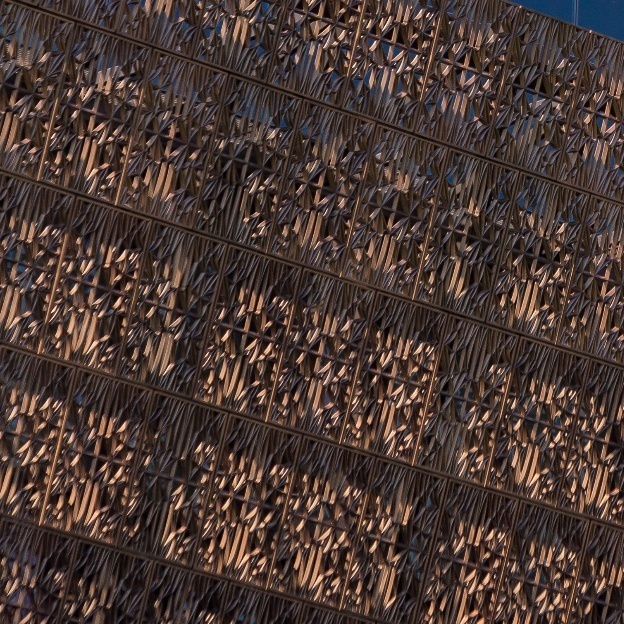
#> input picture in_dir/sa_260510_1_Score_5927_TileSize39_Texture.jpg, 624 x 624 px; its folder holds only this picture in this run
$ python convert_folder.py
#> lines starting #> are read from the running program, lines starting #| are printed output that depends on the picture; after the words box and inside, x2 and y2 are one past the last pixel; in counts of white or black regions, pixels touching at a corner belong together
#> further down, im is the input picture: shape (624, 624, 3); mean B, G, R 52.3, 57.3, 74.3
# Take an image of a texture and change the boundary of the image so the texture will be tileable in seamless way
# meaning when the textures image tiled one next to each there will be no seam line
# The stitiching  follow the image native topology

# Basically merge the two opposite sides of the image by using one of the image main patterns (i.e) intensity to decide which side
# of the image to prefer in each point.
# This create a stitching pattern that follows the image native texture and as a result less conspicuous


import os.path
import cv2
import numpy as np
import argparse

######### input parameters##########################################################################################
def parse_arguments():
    parser = argparse.ArgumentParser(description="turn texture image to seamless/tilable ")

    # Positional arguments for input and output directories
    parser.add_argument('--input_dir', type=str,default=r"in_dir/", help="Input folder with images to turn seamless")

    parser.add_argument('--out_dir', type=str,default=r"out_seamless/", help="Directory where output will be saved")

    # Optional arguments
    parser.add_argument('--gap', type=float, default=60,
                        help="The size of the region on the image border that will be used for blending in precentage or pixels (default: 0.12/60), if  this number is smaller then one use it as fraction of the image size, the larger this will be the smoother the blending but it will also crop the image, making it smaller")

    parser.add_argument('--min_ratio', type=float, default=0.2,
                        help="Used to ensure the blending is balanced (default: 0.2)")

    parser.add_argument('--blurring', type=int, default=3, choices=range(1, 10, 2),
                        help="Size of Gaussian blur to make merging softer. Use odd numbers only. (default: 3)")

    parser.add_argument('--display',  type=bool, default=False,
                        help="Display step by step for debugging (default: False)")

    parser.add_argument('--maintain_size', type=bool, default=False,
                        help="maintain the image original size, if this is true resize  the image in the end of the process to match its original size")

    args = parser.parse_args()

    # Validate directory paths
    if not os.path.isdir(args.input_dir):
        parser.error(f"Input directory does not exist: {args.input_dir}")

    return args


############################display topology #########################################################################
# [16 lines left out: functions display_topology, display_im, not called in this run]
############# make texture seamless on the vertical boundaries######################################################################################
def tile_vertically(im,gap,blur=3,min_ratio=0.2,display=False):
    # ------ vertical  blending----------------------------------------

    #  cut the two opposite sides of the image and substract them (pixel wise)  use the results as a topology map
#> called with gap = 60, blur = 3, min_ratio = 0.2, display = False
    vl = im.mean(2).astype(np.float32)
    dfx = vl[:gap] - vl[-gap:]
    if display: display_topology(dfx,"topology")
    # make sure the topology is balanced
    while ((dfx > 0).mean() < min_ratio): dfx += 0.5
#> this loop made 0 passes
    while ((dfx < 0).mean() < min_ratio): dfx -= 0.5
    if  ((dfx > 0).mean() < min_ratio): return  im # smooth boundary no need to modify

    # turn topology map to binary map (this will be use to decide wich part of the two image sides to prefer in each point)
    bn_map = (dfx > 0).astype(np.uint8) * 255
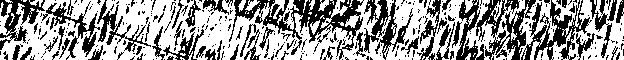
#> bn_map: shape (60, 624); 59.9% white; 320 black regions (258 under 20 px), largest, box (x1, y1, x2, y2) and area: (229, 0, 364, 60) 2419, (476, 0, 536, 60) 1505, (521, 0, 592, 60) 1474
    trans_maps = [bn_map]
    tmp_map = bn_map.copy()
    if display: display_topology(tmp_map)
    # dilate binary map  the more you get to one side of the merging zone the more  full the map will be
    while (tmp_map.min() == 0):
        tmp_map = cv2.dilate(tmp_map, np.ones([3, 3], np.uint8))
        trans_maps.insert(0, tmp_map.copy())
#> this loop made 4 passes
#> tmp_map: shape (60, 624); every value is 255
#> after the loop, trans_maps = 5 items
    if display: display_topology(tmp_map,"dilating")

    tmp_map = bn_map.copy()
    # erode binary map  the more you get to the other side of the merging zone the more  empty the map will be
    while (tmp_map.max() > 0):
        tmp_map = cv2.erode(tmp_map, np.ones([3, 3], np.uint8))
        trans_maps.append(tmp_map.copy())
        if display: display_topology(tmp_map, "eroding")
#> this loop made 6 passes
#> tmp_map: shape (60, 624); every value is 0
#> after the loop, trans_maps = 11 items
    #  for mp in trans_maps: display_topology(mp, "maps")

    # trans_maps=np.asarray(trans_maps)
    num_maps = len(trans_maps)
#> num_maps = 11

    final_topology = []
    # Create transformation map that will be use to map the boundary the fully dilated in one side and fully erode in the other
    for i in range(gap):
        topology_indx = int(np.round(i * num_maps / gap))
        #   print(topology_indx,i)
        if topology_indx >= num_maps: topology_indx = num_maps - 1
        final_topology.append(trans_maps[topology_indx][i])
#> this loop made 60 passes
#> after the loop, final_topology = 60 items

    final_topology = np.array(final_topology).astype(np.float32)
#> final_topology: shape (60, 624) float32; 40% white; 54 white regions (49 under 20 px), largest, box (x1, y1, x2, y2) and area: (0, 0, 624, 42) 14686, (483, 23, 493, 36) 47, (272, 37, 280, 45) 25, (267, 23, 274, 29) 23, (601, 26, 606, 35) 21
    final_topology /= final_topology.max()
    if blur>-1:
       final_topology = cv2.blur(final_topology, [blur, blur])  # use gaussian blur to make the mixing softer
    if display: display_topology(final_topology, " merging map")
    # display_im(im,"fffffffff")
    # Use the transformation map to decide how the two sides of the image will intermingle
    gap_im = (1 - final_topology[:, :, None]) * im[:gap].astype(np.float32) + (final_topology)[:, :, None] * im[-gap:].astype(np.float32)
    gap_im = gap_im.astype(np.uint8)
    if display: display_im(gap_im," merging zone")
    # use the new merge zone at the boundary of the image
    final_im = np.concatenate([gap_im[int(gap / 2):], im[gap:-gap], gap_im[:int(gap / 2)]], axis=0)
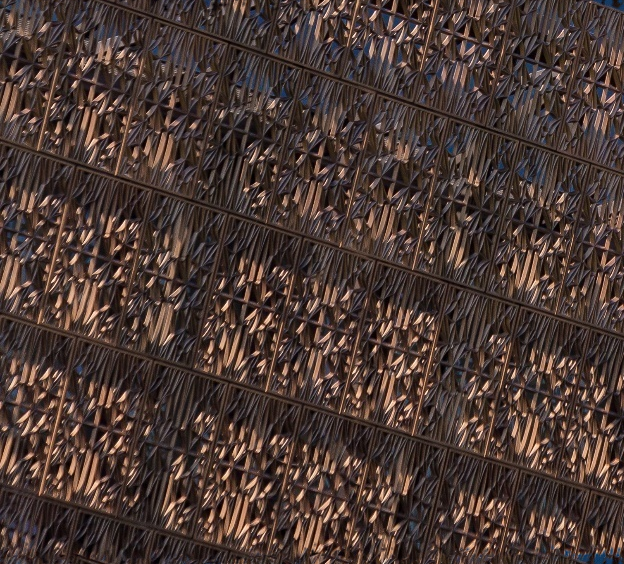
#> final_im: shape (564, 624, 3); mean B, G, R 52, 57.3, 74.6
    if display: display_im(final_im, " final image")
    return  final_im

##############################################################################################################################


##############################################################################################################################
if __name__ == "__main__":
    args = parse_arguments()


    out_tiled = args.out_dir +r"/tiled/" # were tiled image will be saved
    out_image = args.out_dir +r"/image/" # were the modify texture will be saved
    if not os.path.exists(args.out_dir): os.mkdir(args.out_dir)
    if not os.path.exists(out_tiled): os.mkdir(out_tiled)
    if not os.path.exists(out_image): os.mkdir(out_image)

    for fl in os.listdir(args.input_dir):

        # load PIL image
        print(args.input_dir+"/"+fl)
        im=cv2.imread(args.input_dir+"/"+fl)

        if  args.gap < 1: gap= int(im.shape[1]*args.gap) # this is the size of the border zone use for blending if its lower then 1 its in precentage of the image else its in pixels
        else: gap = int(args.gap)
        #im_origin=im.copy()
    #*******************
       # display_im([im,im[:gap],im[-gap:]],"images and gaps")
        final_im = tile_vertically(im,gap,args.blurring) # make the vertical boundaries of the image seamless
        final_im = np.rot90(final_im) # rotate 90
#> final_im: shape (624, 564, 3)
        final_im = tile_vertically(final_im, gap, args.blurring)  # make the horizontal boundaries of the image seamless
#> call 2 of tile_vertically, with gap = 60, blur = 3, min_ratio = 0.2, display = False
#> in tile_vertically (call 2), `vl = im.mean(2).astype(np.float32)`:
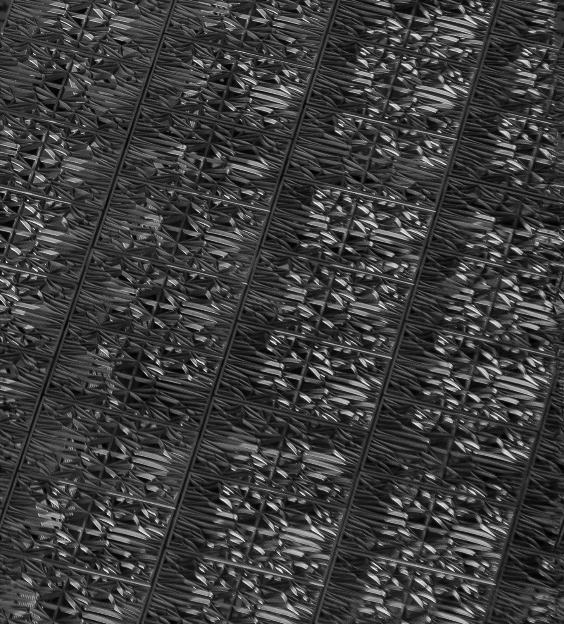
#> vl: shape (624, 564) float32; min 0.333, max 244.3, mean 61.3
#> the loop in tile_vertically (call 2), `while (tmp_map.min() == 0):` made 6 passes
#> after the loop in tile_vertically (call 2), `while (tmp_map.min() == 0):`: trans_maps = 7 items
#> the loop in tile_vertically (call 2), `while (tmp_map.max() > 0):` made 5 passes
#> after the loop in tile_vertically (call 2), `while (tmp_map.max() > 0):`: trans_maps = 12 items
#> in tile_vertically (call 2), `num_maps = len(trans_maps)`: num_maps = 12
#> the loop in tile_vertically (call 2), `for i in range(gap):` made 60 passes
#> in tile_vertically (call 2), `final_im = np.concatenate([gap_im[int(gap / 2):], im[gap:-gap], gap_im..`:
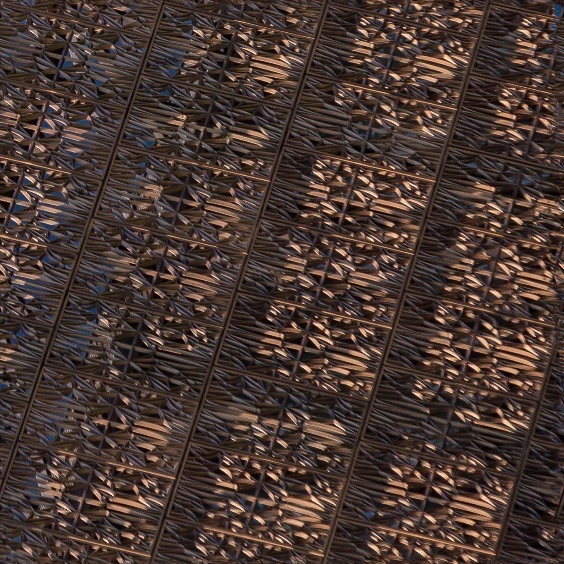
#> final_im: shape (564, 564, 3); mean B, G, R 51.1, 56.5, 73.7
        final_im =  cv2.rotate(final_im, cv2.ROTATE_90_CLOCKWISE) # rotate back
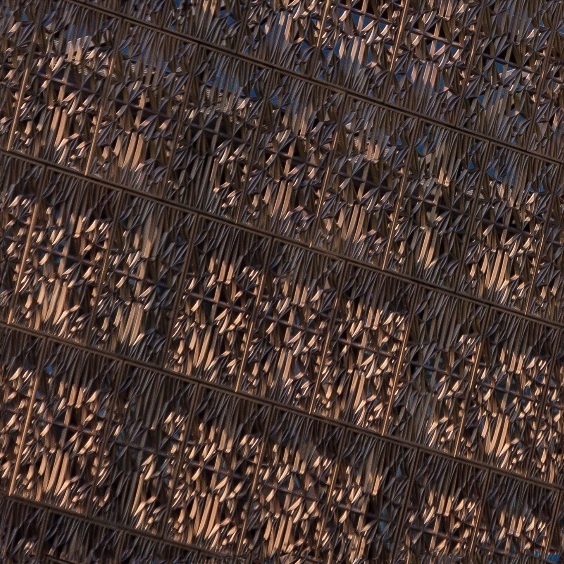
#> final_im: shape (564, 564, 3); mean B, G, R 51.1, 56.5, 73.7
    # save
        if args.maintain_size: cv2.resize(final_im,(im.shape[1],im.shape[0]))
        cv2.imwrite(out_image+"/"+fl,final_im)
    # create grid
        grid_image = np.concatenate([final_im,final_im],0)
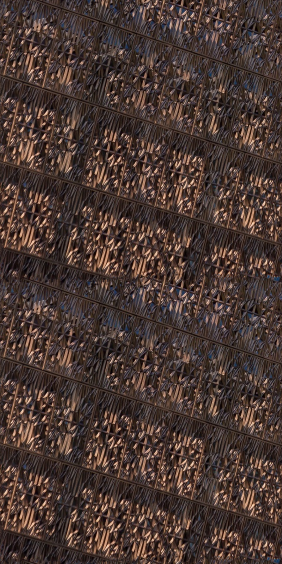
#> grid_image: shape (1128, 564, 3) (shown at 1/2 size); mean B, G, R 51.1, 56.5, 73.7
        grid_image = np.concatenate([grid_image, grid_image], 1)
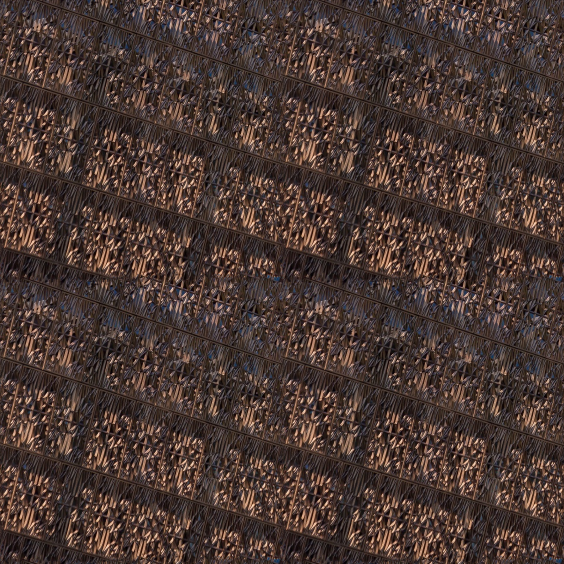
#> grid_image: shape (1128, 1128, 3) (shown at 1/2 size); mean B, G, R 51.1, 56.5, 73.7
        cv2.imwrite(out_tiled+"/"+fl,grid_image)
        if args.display: display_im(grid_image, " seamless tiled ")

$ run again, on in_dir/sa_265763_0_Score_5299_TileSize39_Texture.jpg
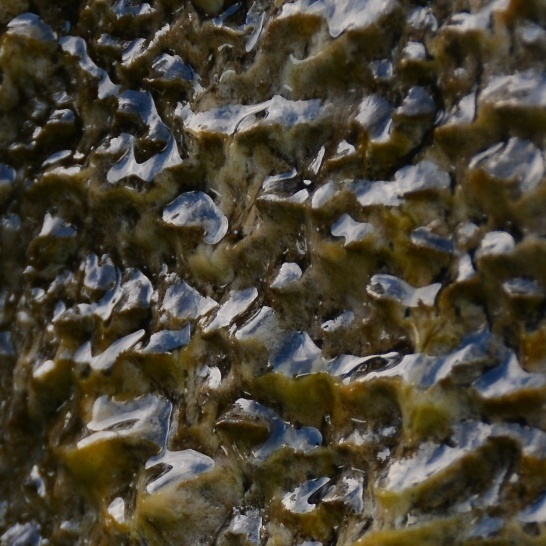
#> input picture in_dir/sa_265763_0_Score_5299_TileSize39_Texture.jpg, 546 x 546 px
#> im is the input picture: shape (546, 546, 3); mean B, G, R 52.3, 66.6, 73
#> in tile_vertically, `bn_map = (dfx > 0).astype(np.uint8) * 255`:
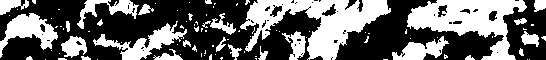
#> bn_map: shape (60, 546); 41% white; 94 white regions (66 under 20 px), largest, box (x1, y1, x2, y2) and area: (240, 0, 391, 60) 4060, (407, 0, 527, 60) 3353, (93, 21, 187, 60) 1131
#> the loop in tile_vertically, `while (tmp_map.min() == 0):` made 17 passes
#> after the loop in tile_vertically, `while (tmp_map.min() == 0):`: trans_maps = 18 items
#> the loop in tile_vertically, `while (tmp_map.max() > 0):` made 12 passes
#> after the loop in tile_vertically, `while (tmp_map.max() > 0):`: trans_maps = 30 items
#> num_maps = 30
#> the loop in tile_vertically, `for i in range(gap):` made 60 passes
#> after the loop in tile_vertically, `for i in range(gap):`: final_topology = 60 items
#> vl: shape (546, 486) float32
#> dfx: shape (60, 486) float32
#> bn_map: shape (60, 486); 65.3% white; 57 black regions (39 under 20 px), largest, box (x1, y1, x2, y2) and area: (230, 0, 347, 57) 3723, (406, 0, 479, 60) 1820, (75, 0, 120, 60) 1023
#> the loop in tile_vertically (call 2), `while (tmp_map.min() == 0):` made 12 passes
#> the loop in tile_vertically (call 2), `while (tmp_map.max() > 0):` made 19 passes
#> the loop in tile_vertically (call 2), `for i in range(gap):` made 60 passes
#> `grid_image = np.concatenate([grid_image, grid_image], 1)`:
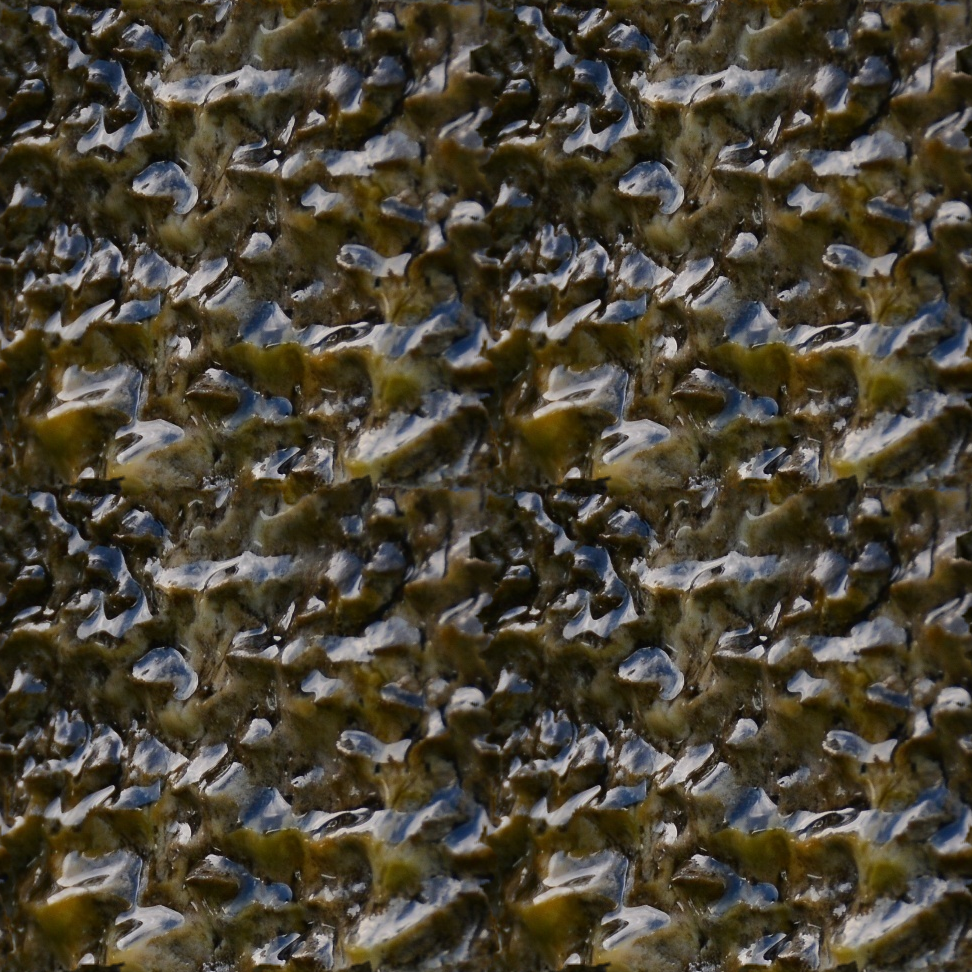
#> grid_image: shape (972, 972, 3); mean B, G, R 52, 66.4, 72.9

$ run again, on in_dir/sa_266035_15_Score_5229_TileSize39_Texture.jpg
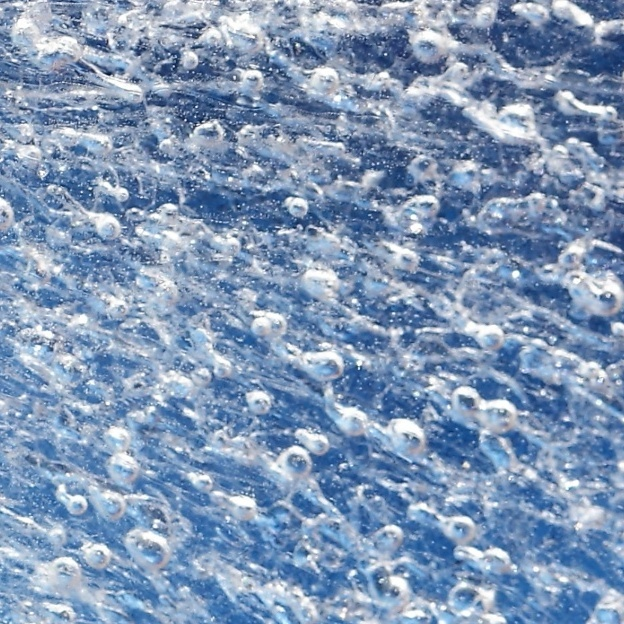
#> input picture in_dir/sa_266035_15_Score_5229_TileSize39_Texture.jpg, 624 x 624 px
#> im is the input picture: shape (624, 624, 3); mean B, G, R 182.2, 151.4, 128.1
#> in tile_vertically, `bn_map = (dfx > 0).astype(np.uint8) * 255`:
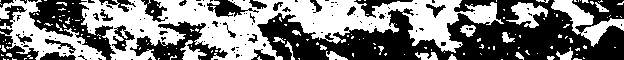
#> bn_map: shape (60, 624); 48.5% white; 158 white regions (135 under 20 px), largest, box (x1, y1, x2, y2) and area: (79, 0, 504, 60) 12437, (0, 0, 106, 60) 2320, (551, 0, 624, 47) 1088
#> the loop in tile_vertically, `while (tmp_map.min() == 0):` made 13 passes
#> after the loop in tile_vertically, `while (tmp_map.min() == 0):`: trans_maps = 14 items
#> the loop in tile_vertically, `while (tmp_map.max() > 0):` made 11 passes
#> after the loop in tile_vertically, `while (tmp_map.max() > 0):`: trans_maps = 25 items
#> num_maps = 25
#> the loop in tile_vertically, `for i in range(gap):` made 60 passes
#> after the loop in tile_vertically, `for i in range(gap):`: final_topology = 60 items
#> vl: shape (624, 564) float32
#> dfx: shape (60, 564) float32
#> bn_map: shape (60, 564); 37.6% white; 176 white regions (137 under 20 px), largest, box (x1, y1, x2, y2) and area: (425, 0, 512, 60) 2375, (202, 0, 282, 60) 2172, (115, 0, 183, 60) 1683
#> the loop in tile_vertically (call 2), `while (tmp_map.min() == 0):` made 18 passes
#> the loop in tile_vertically (call 2), `while (tmp_map.max() > 0):` made 8 passes
#> the loop in tile_vertically (call 2), `for i in range(gap):` made 60 passes
#> `grid_image = np.concatenate([grid_image, grid_image], 1)`:
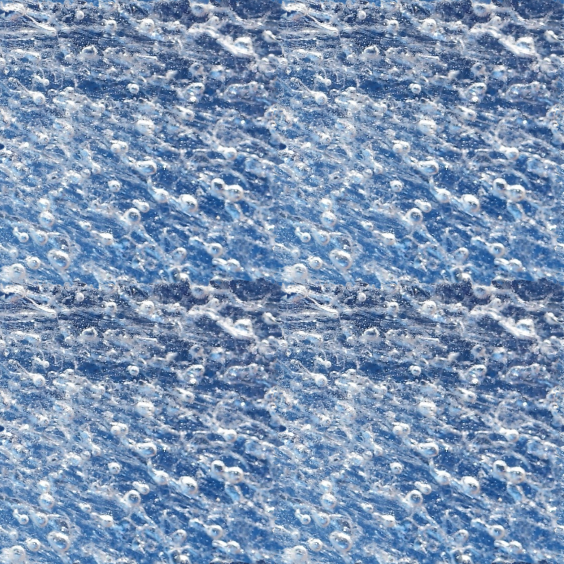
#> grid_image: shape (1128, 1128, 3) (shown at 1/2 size); mean B, G, R 180.6, 149.1, 125.3
